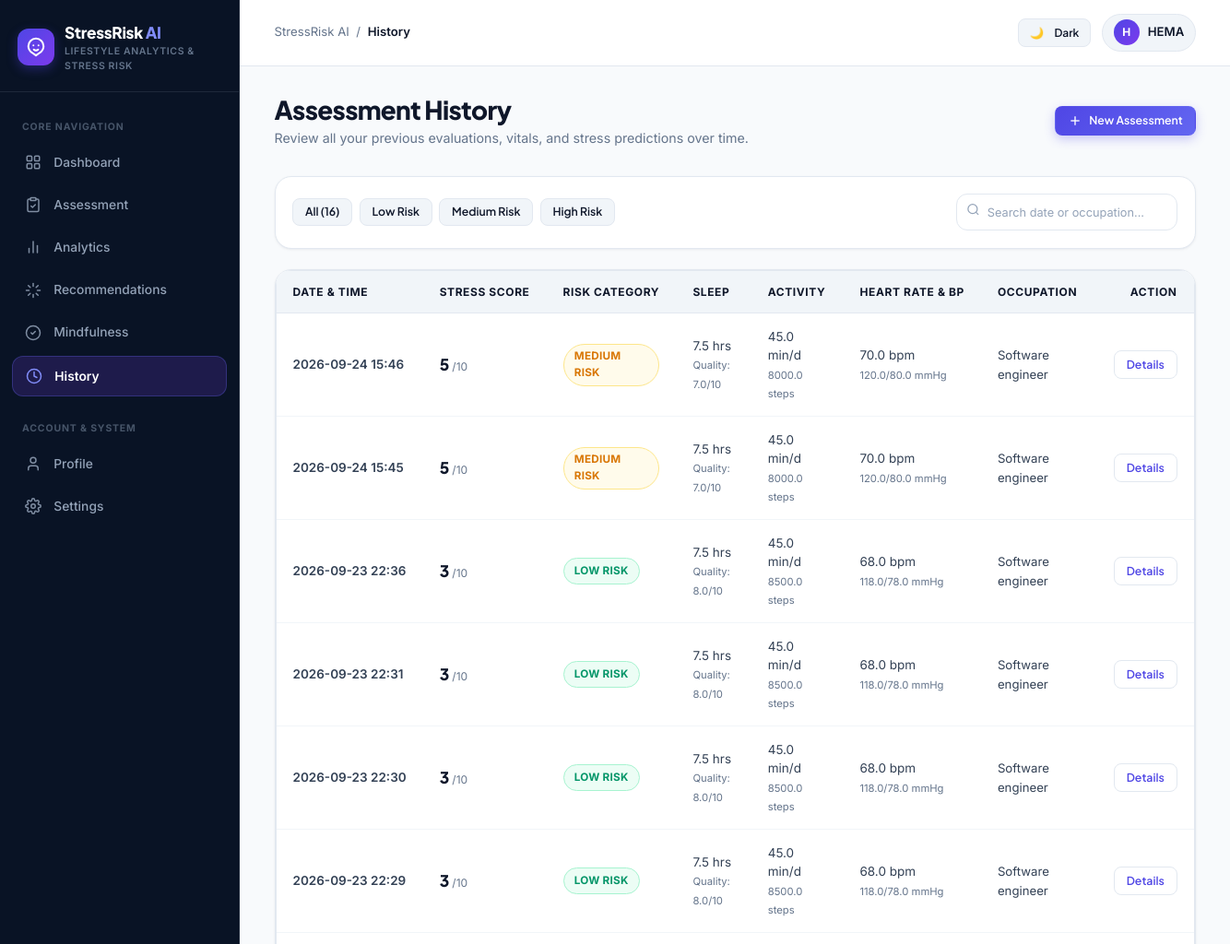
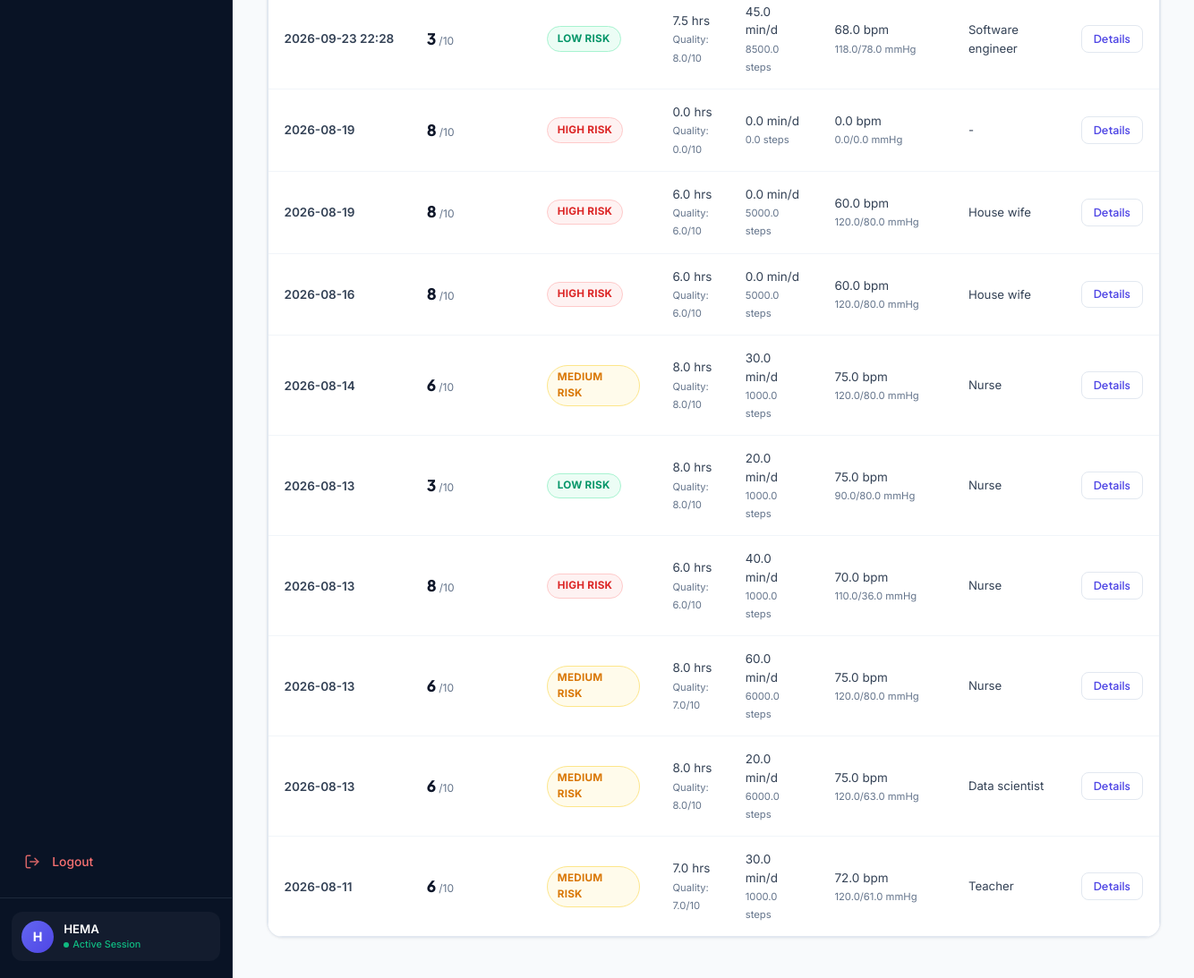
Screenshot of /history (signed in) with the database file from the repository (2 pictures, top to bottom).
### tables this page shows
CREATE TABLE users (

            id INTEGER PRIMARY KEY AUTOINCREMENT,

            name TEXT NOT NULL,

            email TEXT NOT NULL UNIQUE,

            password TEXT NOT NULL,

            gender TEXT,

            created_at TEXT NOT NULL

        , latest_health TEXT DEFAULT '{}', recommendations TEXT DEFAULT '[]', assessment_count INTEGER DEFAULT 0);

CREATE TABLE assessments (

            id INTEGER PRIMARY KEY AUTOINCREMENT,

            user_id INTEGER NOT NULL,

            age REAL,

            gender TEXT,

            occupation TEXT,

            sleep_duration REAL,

            quality_of_sleep REAL,

            physical_activity REAL,

            bmi_category TEXT,

            heart_rate REAL,

            daily_steps REAL,

            systolic_bp REAL,

            diastolic_bp REAL,

            stress_prediction REAL,

            risk_level TEXT,

            assessment_date TEXT NOT NULL, stress_level INTEGER, created_at TEXT, health_data TEXT, recommendations TEXT, top_features TEXT,

            FOREIGN KEY (user_id)
                REFERENCES users(id)

        );

### app.py (the view)
@app.route("/history")
@login_required
def history():
    connection = (
        database.get_connection()
    )
    rows = connection.execute(
        """
        SELECT *
        FROM assessments
        WHERE user_id = ?
        ORDER BY id DESC
        """,
        (session["user_id"],)
    ).fetchall()
    connection.close()
    return render_template(
        "history.html",
        history=[
            dict(row)
            for row in rows
        ],
        **page_context(
            current_user()
        )
    )

### app.py (called while the page is built)
def login_required(view):
    @wraps(view)
    def wrapped(*args, **kwargs):
        if "user_id" not in session:
            return redirect(url_for("login"))
        return view(*args, **kwargs)
    return wrapped

def current_user():
    if "user_id" not in session:
        return None
    connection = database.get_connection()
    user = connection.execute(
        "SELECT * FROM users WHERE id = ?",
        (session["user_id"],)
    ).fetchone()
    connection.close()
    return user

def latest_assessment():
    connection = database.get_connection()
    row = connection.execute(
        """
        SELECT *
        FROM assessments
        WHERE user_id = ?
        ORDER BY id DESC
        LIMIT 1
        """,
        (session["user_id"],)
    ).fetchone()
    connection.close()
    return dict(row) if row else {}

### database.py (called while the page is built)
def get_connection():
    connection = sqlite3.connect(
        DATABASE_PATH
    )
    connection.row_factory = sqlite3.Row
    return connection

### templates/history.html (shortened to what this page needs)
{% extends "base.html" %}
{% block breadcrumb %}History{% endblock %}
{% block content %}
<div class="topbar">
    <div class="topbar-heading">
        <h1>Assessment History</h1>
        <div class="subtitle">Review all your previous evaluations, vitals, and stress predictions over time.</div>
    </div>
    <div class="topbar-actions">
        <a href="{{ url_for('assessment') }}" class="btn btn-primary btn-sm">
            <svg width="16" height="16" viewBox="0 0 24 24" fill="none" stroke="currentColor" stroke-width="2"><line x1="12" y1="5" x2="12" y2="19"></line><line x1="5" y1="12" x2="19" y2="12"></line></svg>
            New Assessment
        </a>
    </div>
</div>
{% if not history or history|length == 0 %}
<div class="empty-state">
    <div class="empty-icon">
        <svg width="32" height="32" viewBox="0 0 24 24" fill="none" stroke="currentColor" stroke-width="2">
            <circle cx="12" cy="12" r="10"></circle>
            <polyline points="12 6 12 12 16 14"></polyline>
        </svg>
    </div>
    <h2 class="empty-title">No Historical Records</h2>
    <p class="empty-desc">
        You haven't completed any assessments yet. Take your first lifestyle assessment to build your history log.
    </p>
    <a href="{{ url_for('assessment') }}" class="btn btn-primary">
        Start First Assessment
    </a>
</div>
{% else %}
<div class="card" style="padding: 1.25rem; margin-bottom: 1.5rem;">
    <div style="display: flex; justify-content: space-between; align-items: center; gap: 1rem; flex-wrap: wrap;">
        <div style="display: flex; gap: 0.5rem; flex-wrap: wrap;">
            <button class="btn btn-secondary btn-sm filter-btn active" onclick="filterRisk('all', this)">All ({{ history|length }})</button>
            <button class="btn btn-secondary btn-sm filter-btn" onclick="filterRisk('Low Risk', this)">Low Risk</button>
            <button class="btn btn-secondary btn-sm filter-btn" onclick="filterRisk('Medium Risk', this)">Medium Risk</button>
            <button class="btn btn-secondary btn-sm filter-btn" onclick="filterRisk('High Risk', this)">High Risk</button>
        </div>
        <div style="position: relative; min-width: 240px;">
            <input
                type="text"
                id="historySearch"
                class="form-control"
                placeholder="Search date or occupation..."
                onkeyup="searchHistory()"
                style="padding-left: 2.2rem; font-size: 0.85rem;"
            >
            <span style="position: absolute; left: 0.75rem; top: 50%; transform: translateY(-50%); color: var(--color-text-subtle);">
                <svg width="15" height="15" viewBox="0 0 24 24" fill="none" stroke="currentColor" stroke-width="2"><circle cx="11" cy="11" r="8"></circle><line x1="21" y1="21" x2="16.65" y2="16.65"></line></svg>
            </span>
        </div>
    </div>
</div>
<div class="card" style="padding: 0; overflow: hidden;">
    <div class="table-responsive">
        <table class="table" id="historyTable">
            <thead>
                <tr>
                    <th>Date & Time</th>
                    <th>Stress Score</th>
                    <th>Risk Category</th>
                    <th>Sleep</th>
                    <th>Activity</th>
                    <th>Heart Rate & BP</th>
                    <th>Occupation</th>
                    <th style="text-align: right;">Action</th>
                </tr>
            </thead>
            <tbody>
                {% for item in history %}
                <tr class="history-row" data-risk="{{ item.risk_level }}" data-search="{{ item.assessment_date }} {{ item.occupation }}">
                    <td style="font-weight: 600; white-space: nowrap;">
                        {{ (item.assessment_date or item.created_at or "-")[:16].replace("T", " ") }}
                    </td>
                    <td>
                        <span style="font-family: var(--font-sans); font-size: 1.15rem; font-weight: 800; color: var(--color-text-title);">
                            {{ item.stress_level or item.stress_prediction or 0 }}
                        </span>
                        <span style="font-size: 0.8rem; color: var(--color-text-muted);">/10</span>
                    </td>
                    <td>
                        <span class="badge {% if item.risk_level == 'High Risk' %}badge-high{% elif item.risk_level == 'Medium Risk' %}badge-medium{% else %}badge-low{% endif %}">
                            {{ item.risk_level or "Low Risk" }}
                        </span>
                    </td>
                    <td>
                        <div>{{ item.sleep_duration }} hrs</div>
                        <small style="color: var(--color-text-muted);">Quality: {{ item.quality_of_sleep }}/10</small>
                    </td>
                    <td>
                        <div>{{ item.physical_activity }} min/d</div>
                        <small style="color: var(--color-text-muted);">{{ item.daily_steps }} steps</small>
                    </td>
                    <td>
                        <div>{{ item.heart_rate }} bpm</div>
                        <small style="color: var(--color-text-muted);">{{ item.systolic_bp }}/{{ item.diastolic_bp }} mmHg</small>
                    </td>
                    <td>
                        <span style="font-size: 0.88rem; color: var(--color-text-body);">
                            {{ (item.occupation or "-")|capitalize }}
                        </span>
                    </td>
                    <td style="text-align: right;">
                        <button type="button" class="btn btn-outline btn-sm" onclick="showDetailsModal({{ loop.index0 }})">
                            Details
                        </button>
                    </td>
                </tr>
                {% endfor %}
            </tbody>
        </table>
    </div>
</div>
{% endif %}
{% endblock %}

### templates/base.html (shortened to what this page needs)
<!DOCTYPE html>
<html lang="en">
<head>
    <link rel="stylesheet" href="{{ url_for('static', filename='css/style.css') }}">
    <link rel="stylesheet" href="{{ url_for('static', filename='css/theme.css') }}">
</head>
<body>
<div class="app-layout">
    {% include 'sidebar.html' %}
    <main class="main">
        <header style="padding: 1rem 2.5rem; background: var(--color-surface); border-bottom: 1px solid var(--color-border); display: flex; align-items: center; justify-content: space-between; position: sticky; top: 0; z-index: 30;">
            <div style="display: flex; align-items: center; gap: 1rem;">
                <div style="display: flex; align-items: center; gap: 0.5rem; font-size: 0.88rem; color: var(--color-text-muted);">
                    <span>StressRisk AI</span>
                    <span>/</span>
                    <span style="color: var(--color-text-title); font-weight: 600;">
                        {% block breadcrumb %}{{ request.endpoint|capitalize }}{% endblock %}
                    </span>
                </div>
            </div>
            <div style="display: flex; align-items: center; gap: 0.85rem;">
                <button id="themeToggleBtn" onclick="toggleTheme()" class="btn btn-secondary btn-sm" title="Toggle Theme" style="padding: 0.45rem 0.75rem;">
                    <span id="themeIcon">🌙</span>
                    <span id="themeLabel" style="font-size: 0.8rem; margin-left: 4px;">Dark</span>
                </button>
                <a href="{{ url_for('profile') }}" style="display: flex; align-items: center; gap: 0.6rem; padding: 0.35rem 0.75rem; border-radius: var(--radius-full); background: var(--color-bg-subtle); border: 1px solid var(--color-border); text-decoration: none;">
                    <div style="width: 28px; height: 28px; border-radius: 50%; background: linear-gradient(135deg, #4f46e5, #7c3aed); color: white; display: flex; align-items: center; justify-content: center; font-weight: 700; font-size: 0.8rem;">
                        {{ (user_name or "U")[0]|upper }}
                    </div>
                    <span style="font-size: 0.88rem; font-weight: 600; color: var(--color-text-title);">{{ user_name or "User" }}</span>
                </a>
            </div>
        </header>
        <div class="content-container">
            {% block content %}{% endblock %}
        </div>
    </main>
</div>
</body>
</html>

### templates/sidebar.html (shortened to what this page needs)
<aside class="sidebar" id="appSidebar">
    <div class="sidebar-header">
        <a href="{{ url_for('dashboard') }}" class="sidebar-brand">
            <div class="brand-icon-wrapper">
            </div>
            <div class="brand-text">
                <span class="brand-name">StressRisk <span>AI</span></span>
                <span class="brand-tag">Lifestyle Analytics & Stress Risk</span>
            </div>
        </a>
    </div>
    <nav class="sidebar-nav">
        <div class="nav-section-title">Core Navigation</div>
        <a href="{{ url_for('dashboard') }}" class="{% if request.endpoint == 'dashboard' %}active{% endif %}">
            <span class="nav-icon">
            </span>
            <span>Dashboard</span>
        </a>
        <a href="{{ url_for('assessment') }}" class="{% if request.endpoint in ['assessment', 'predict'] %}active{% endif %}">
            <span class="nav-icon">
            </span>
            <span>Assessment</span>
        </a>
        <a href="{{ url_for('analytics') }}" class="{% if request.endpoint == 'analytics' %}active{% endif %}">
            <span class="nav-icon">
                <svg width="18" height="18" viewBox="0 0 24 24" fill="none" stroke="currentColor" stroke-width="2" stroke-linecap="round" stroke-linejoin="round">
                    <line x1="18" y1="20" x2="18" y2="10"></line>
                    <line x1="12" y1="20" x2="12" y2="4"></line>
                    <line x1="6" y1="20" x2="6" y2="14"></line>
                </svg>
            </span>
            <span>Analytics</span>
        </a>
        <a href="{{ url_for('recommendations') }}" class="{% if request.endpoint == 'recommendations' %}active{% endif %}">
            <span class="nav-icon">
            </span>
            <span>Recommendations</span>
        </a>
        <a href="{{ url_for('mindfulness') }}" class="{% if request.endpoint == 'mindfulness' %}active{% endif %}">
            <span class="nav-icon">
                <svg width="18" height="18" viewBox="0 0 24 24" fill="none" stroke="currentColor" stroke-width="2" stroke-linecap="round" stroke-linejoin="round">
                    <path d="M12 22c5.523 0 10-4.477 10-10S17.523 2 12 2 2 6.477 2 12s4.477 10 10 10z"></path>
                    <path d="m9 12 2 2 4-4"></path>
                </svg>
            </span>
            <span>Mindfulness</span>
        </a>
        <a href="{{ url_for('history') }}" class="{% if request.endpoint == 'history' %}active{% endif %}">
            <span class="nav-icon">
                <svg width="18" height="18" viewBox="0 0 24 24" fill="none" stroke="currentColor" stroke-width="2" stroke-linecap="round" stroke-linejoin="round">
                    <circle cx="12" cy="12" r="10"></circle>
                    <polyline points="12 6 12 12 16 14"></polyline>
                </svg>
            </span>
            <span>History</span>
        </a>
        <div class="nav-section-title" style="margin-top: 0.75rem;">Account & System</div>
        <a href="{{ url_for('profile') }}" class="{% if request.endpoint == 'profile' %}active{% endif %}">
            <span class="nav-icon">
                <svg width="18" height="18" viewBox="0 0 24 24" fill="none" stroke="currentColor" stroke-width="2" stroke-linecap="round" stroke-linejoin="round">
                    <path d="M19 21v-2a4 4 0 0 0-4-4H9a4 4 0 0 0-4 4v2"></path>
                    <circle cx="12" cy="7" r="4"></circle>
                </svg>
            </span>
            <span>Profile</span>
        </a>
        <a href="{{ url_for('settings') }}" class="{% if request.endpoint == 'settings' %}active{% endif %}">
            <span class="nav-icon">
            </span>
            <span>Settings</span>
        </a>
        <a href="{{ url_for('logout') }}" style="margin-top: auto; color: #f87171;">
            <span class="nav-icon">
                <svg width="18" height="18" viewBox="0 0 24 24" fill="none" stroke="currentColor" stroke-width="2" stroke-linecap="round" stroke-linejoin="round">
                    <path d="M9 21H5a2 2 0 0 1-2-2V5a2 2 0 0 1 2-2h4"></path>
                    <polyline points="16 17 21 12 16 7"></polyline>
                    <line x1="21" y1="12" x2="9" y2="12"></line>
                </svg>
            </span>
            <span>Logout</span>
        </a>
    </nav>
    <div class="sidebar-footer">
        <div class="user-snippet">
            <div class="user-avatar-sm">{{ (user_name or "U")[0]|upper }}</div>
            <div class="user-snippet-info">
                <span class="user-snippet-name">{{ user_name or "User" }}</span>
                <span class="user-snippet-status">Active Session</span>
            </div>
        </div>
    </div>
</aside>

### static/css/theme.css (style rules this page uses)
html, body, .card, .stat-card, .sidebar, .main, .form-control, select, input { transition: background-color 0.25s ease, border-color 0.25s ease, color 0.25s ease, box-shadow 0.25s ease; }

### rows the page displays
users: name "H", name "HEMA"
assessments: assessment_date "2026-09-24 15:46", stress_level "5", risk_level "MEDIUM RISK", sleep_duration "7.5", quality_of_sleep "7.0", physical_activity "45.0", daily_steps "8000.0", heart_rate "70.0", systolic_bp "120.0", diastolic_bp "80.0", occupation "Software engineer"
assessments: assessment_date "2026-09-24 15:45", stress_level "5", risk_level "MEDIUM RISK", sleep_duration "7.5", quality_of_sleep "7.0", physical_activity "45.0", daily_steps "8000.0", heart_rate "70.0", systolic_bp "120.0", diastolic_bp "80.0", occupation "Software engineer"
assessments: assessment_date "2026-09-23 22:36", stress_level "3", risk_level "LOW RISK", sleep_duration "7.5", quality_of_sleep "8.0", physical_activity "45.0", daily_steps "8500.0", heart_rate "68.0", systolic_bp "118.0", diastolic_bp "78.0", occupation "Software engineer"
assessments: assessment_date "2026-09-23 22:31", stress_level "3", risk_level "LOW RISK", sleep_duration "7.5", quality_of_sleep "8.0", physical_activity "45.0", daily_steps "8500.0", heart_rate "68.0", systolic_bp "118.0", diastolic_bp "78.0", occupation "Software engineer"
assessments: assessment_date "2026-09-23 22:30", stress_level "3", risk_level "LOW RISK", sleep_duration "7.5", quality_of_sleep "8.0", physical_activity "45.0", daily_steps "8500.0", heart_rate "68.0", systolic_bp "118.0", diastolic_bp "78.0", occupation "Software engineer"
assessments: assessment_date "2026-09-23 22:29", stress_level "3", risk_level "LOW RISK", sleep_duration "7.5", quality_of_sleep "8.0", physical_activity "45.0", daily_steps "8500.0", heart_rate "68.0", systolic_bp "118.0", diastolic_bp "78.0", occupation "Software engineer"
assessments: assessment_date "2026-09-23 22:28", stress_level "3", risk_level "LOW RISK", sleep_duration "7.5", quality_of_sleep "8.0", physical_activity "45.0", daily_steps "8500.0", heart_rate "68.0", systolic_bp "118.0", diastolic_bp "78.0", occupation "Software engineer"
assessments: assessment_date "2026-08-19", stress_level "8", risk_level "HIGH RISK", sleep_duration "0.0", quality_of_sleep "0.0", physical_activity "0.0", daily_steps "0.0", heart_rate "0.0", systolic_bp "0.0", diastolic_bp "0.0", occupation "-"
assessments: assessment_date "2026-08-19", stress_level "8", risk_level "HIGH RISK", sleep_duration "6.0", quality_of_sleep "6.0", physical_activity "0.0", daily_steps "5000.0", heart_rate "60.0", systolic_bp "120.0", diastolic_bp "80.0", occupation "House wife"
assessments: assessment_date "2026-08-16", stress_level "8", risk_level "HIGH RISK", sleep_duration "6.0", quality_of_sleep "6.0", physical_activity "0.0", daily_steps "5000.0", heart_rate "60.0", systolic_bp "120.0", diastolic_bp "80.0", occupation "House wife"
assessments: assessment_date "2026-08-14", stress_level "6", risk_level "MEDIUM RISK", sleep_duration "8.0", quality_of_sleep "8.0", physical_activity "30.0", daily_steps "1000.0", heart_rate "75.0", systolic_bp "120.0", diastolic_bp "80.0", occupation "Nurse"
assessments: assessment_date "2026-08-13", stress_level "3", risk_level "LOW RISK", sleep_duration "8.0", quality_of_sleep "8.0", physical_activity "20.0", daily_steps "1000.0", heart_rate "75.0", systolic_bp "90.0", diastolic_bp "80.0", occupation "Nurse"
assessments: assessment_date "2026-08-13", stress_level "8", risk_level "HIGH RISK", sleep_duration "6.0", quality_of_sleep "6.0", physical_activity "40.0", daily_steps "1000.0", heart_rate "70.0", systolic_bp "110.0", diastolic_bp "36.0", occupation "Nurse"
assessments: assessment_date "2026-08-13", stress_level "6", risk_level "MEDIUM RISK", sleep_duration "8.0", quality_of_sleep "7.0", physical_activity "60.0", daily_steps "6000.0", heart_rate "75.0", systolic_bp "120.0", diastolic_bp "80.0", occupation "Nurse"
assessments: assessment_date "2026-08-13", stress_level "6", risk_level "MEDIUM RISK", sleep_duration "8.0", quality_of_sleep "8.0", physical_activity "20.0", daily_steps "6000.0", heart_rate "75.0", systolic_bp "120.0", diastolic_bp "63.0", occupation "Data scientist"
assessments: assessment_date "2026-08-11", stress_level "6", risk_level "MEDIUM RISK", sleep_duration "7.0", quality_of_sleep "7.0", physical_activity "30.0", daily_steps "1000.0", heart_rate "72.0", systolic_bp "120.0", diastolic_bp "61.0", occupation "Teacher"

### other values shown
{{ history|length }} "16"
